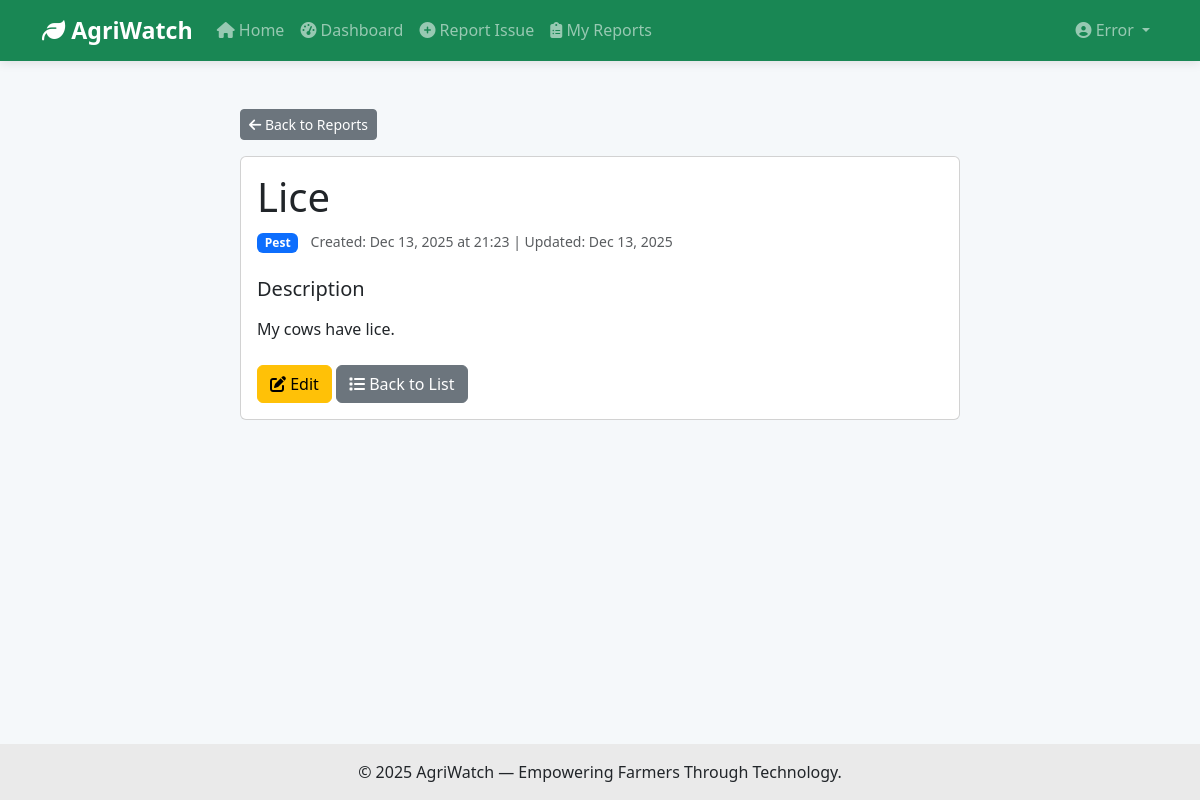
The app's page /farmcare/report/6/ (signed in) with its own data.
### accounts/models.py (models this page shows, shortened)
class User(AbstractUser):
    USER_TYPE_CHOICES = (
        ('farmer', 'Farmer'),
        ('expert', 'Expert'),
    )
    user_type = models.CharField(max_length=10, choices=USER_TYPE_CHOICES)
    profile_image = CloudinaryField('image', blank=True, null=True)
    bio = models.TextField(max_length=500, null=True, blank=True)
    specialties = models.CharField(max_length=250, null=True, blank=True,
                                   help_text='Comma separated list of specialties')
    credentials = models.TextField(null=True, blank=True, help_text='Qualifications and credentials')
    available = models.BooleanField(default=True, help_text='Is the expert currently available?')
    avg_rating = models.DecimalField(max_digits=3, decimal_places=2, default=0.00)
    rating_count = models.IntegerField(default=0)
    @property
    def unread_notifications_count(self):
        try:
            return self.notifications.filter(unread=True).count()
        except Exception:
            return 0

### farmcare/models.py (models this page shows, shortened)
class Report(models.Model):
    ISSUE_TYPE_CHOICES = (
        ('pest', 'Pest'),
        ('disease', 'Disease'),
        ('weather', 'Weather Damage'),
        ('soil', 'Soil Issue'),
        ('water', 'Water/Irrigation'),
        ('other', 'Other'),
    )
    STATUS_CHOICES = (
        ('pending', 'Pending'),
        ('in_progress', 'In Progress'),
        ('resolved', 'Resolved'),
    )
    PAYMENT_STATUS_CHOICES = (
        ('unpaid', 'Unpaid'),
        ('pending', 'Payment Pending'),
        ('paid', 'Paid'),
        ('failed', 'Payment Failed'),
    )
    user = models.ForeignKey(User, on_delete=models.CASCADE, related_name='reports')
    title = models.CharField(max_length=200)
    description = models.TextField()
    issue_type = models.CharField(max_length=20, choices=ISSUE_TYPE_CHOICES, default='pest')
    status = models.CharField(max_length=20, choices=STATUS_CHOICES, default='pending')
    assigned_to = models.ForeignKey(User, on_delete=models.SET_NULL, null=True, blank=True, related_name='assigned_reports')
    payment_status = models.CharField(max_length=20, choices=PAYMENT_STATUS_CHOICES, default='unpaid')
    amount = models.DecimalField(max_digits=10, decimal_places=2, default=500.00)  # Default 500 KES
    photo = CloudinaryField('image', blank=True, null=True)
    created_at = models.DateTimeField(auto_now_add=True)
    updated_at = models.DateTimeField(auto_now=True)
    class Meta:
        ordering = ['-created_at']

### farmcare/views.py (the view)
# urls.py: path('report/<int:pk>/', views.report_detail_view, name='report_detail'),
@login_required
def report_detail_view(request, pk):
    report = get_object_or_404(Report, pk=pk, user=request.user)
    if report.payment_status == 'unpaid' and hasattr(report, 'payments'):
        latest_payment = report.payments.first()
        if latest_payment and latest_payment.transaction_status == 'pending':
            report.payment_status = 'pending'
            report.save()
    return render(request, 'farmcare/report_detail.html', {'report': report})

### templates/farmcare/report_detail.html (shortened to what this page needs)
{% extends 'base.html' %}
{% block content %}
<div class="container mt-5">
    <div class="row">
        <div class="col-md-8 offset-md-2">
            <div class="mb-3">
                <a href="{% url 'farmcare:reports' %}" class="btn btn-secondary btn-sm">
                    <i class="fas fa-arrow-left"></i> Back to Reports
                </a>
            </div>
            <div class="card">
                <div class="card-body">
                    <h1 class="card-title">{{ report.title }}</h1>
                    <div class="mb-3">
                        <span class="badge bg-primary">{{ report.get_issue_type_display }}</span>
                        <small class="text-muted ms-2">
                            Created: {{ report.created_at|date:"M d, Y \a\t H:i" }}
                        </small>
                        {% if report.updated_at != report.created_at %}
                            <small class="text-muted">
                                | Updated: {{ report.updated_at|date:"M d, Y" }}
                            </small>
                        {% endif %}
                    </div>
                    <div class="mt-4">
                        <h5>Description</h5>
                        <p class="lead">{{ report.description|linebreaks }}</p>
                    </div>
                    <div class="mt-4">
                        <a href="{% url 'farmcare:report_edit' report.pk %}" class="btn btn-warning">
                            <i class="fas fa-edit"></i> Edit
                        </a>
                        <a href="{% url 'farmcare:reports' %}" class="btn btn-secondary">
                            <i class="fas fa-list"></i> Back to List
                        </a>
                    </div>
                </div>
            </div>
        </div>
    </div>
</div>
{% endblock %}

### templates/base.html (shortened to what this page needs)
<!DOCTYPE html>
<html lang="en">
<head>
    <link href="https://cdn.jsdelivr.net/npm/bootstrap@5.3.0/dist/css/bootstrap.min.css" rel="stylesheet">
    <link rel="stylesheet" href="https://cdnjs.cloudflare.com/ajax/libs/font-awesome/6.4.0/css/all.min.css">
</head>
<body>
    <nav class="navbar navbar-expand-lg navbar-dark bg-success sticky-top">
        <div class="container">
            <a class="navbar-brand" href="{% url 'home' %}">
                <i class="fas fa-leaf"></i> AgriWatch
            </a>
            <div class="collapse navbar-collapse" id="navbarNav">
                <ul class="navbar-nav me-auto">
                    {% if user.is_authenticated %}
                        <li class="nav-item">
                            <a class="nav-link" href="{% url 'home' %}">
                                <i class="fas fa-home"></i> Home
                            </a>
                        </li>
                        <li class="nav-item">
                            <a class="nav-link" href="{% if user.user_type == 'expert' %}{% url 'farmcare:expert_dashboard' %}{% else %}{% url 'farmcare:dashboard' %}{% endif %}">
                                <i class="fas fa-tachometer-alt"></i> Dashboard
                            </a>
                        </li>
                        {% if user.user_type != 'expert' %}
                        <li class="nav-item">
                            <a class="nav-link" href="{% url 'farmcare:report_create' %}">
                                <i class="fas fa-plus-circle"></i> Report Issue
                            </a>
                        </li>
                        {% endif %}
                        <li class="nav-item">
                            <a class="nav-link" href="{% url 'farmcare:reports' %}">
                                <i class="fas fa-clipboard-list"></i> My Reports
                            </a>
                        </li>
                    {% endif %}
                </ul>
                <ul class="navbar-nav">
                    {% if user.is_authenticated %}
                        <li class="nav-item dropdown">
                            <a class="nav-link dropdown-toggle" href="#" id="navbarDropdown" role="button"
                               data-bs-toggle="dropdown" aria-expanded="false">
                                <i class="fas fa-user-circle"></i> {{ user.username }}
                            </a>
                        </li>
                    {% endif %}
                </ul>
            </div>
        </div>
    </nav>
    <div class="content">
        <div class="container mt-4">
            {% block content %}{% endblock %}
        </div>
    </div>
    <footer class="py-3 text-center">
        <p class="mb-0">&copy; 2025 AgriWatch — Empowering Farmers Through Technology.</p>
    </footer>
</body>
</html>

### templates/base.html (style rules this page uses)
body { margin: 0; padding: 0; min-height: 100vh; display: flex; flex-direction: column; background-color: #f5f8fa; }
.content { flex: 1; }
.navbar-brand { font-weight: bold; font-size: 1.45rem; }
footer { background: #eaeaea; }
.navbar { transition: all 0.3s ease-in-out; box-shadow: 0 2px 10px rgba(0, 0, 0, 0.1); }

### records on screen
User: username "Error"
Report: title "Lice", issue_type "Pest", created_at "Dec 13, 2025 at 21:23", updated_at "Dec 13, 2025", description "My cows have lice."
